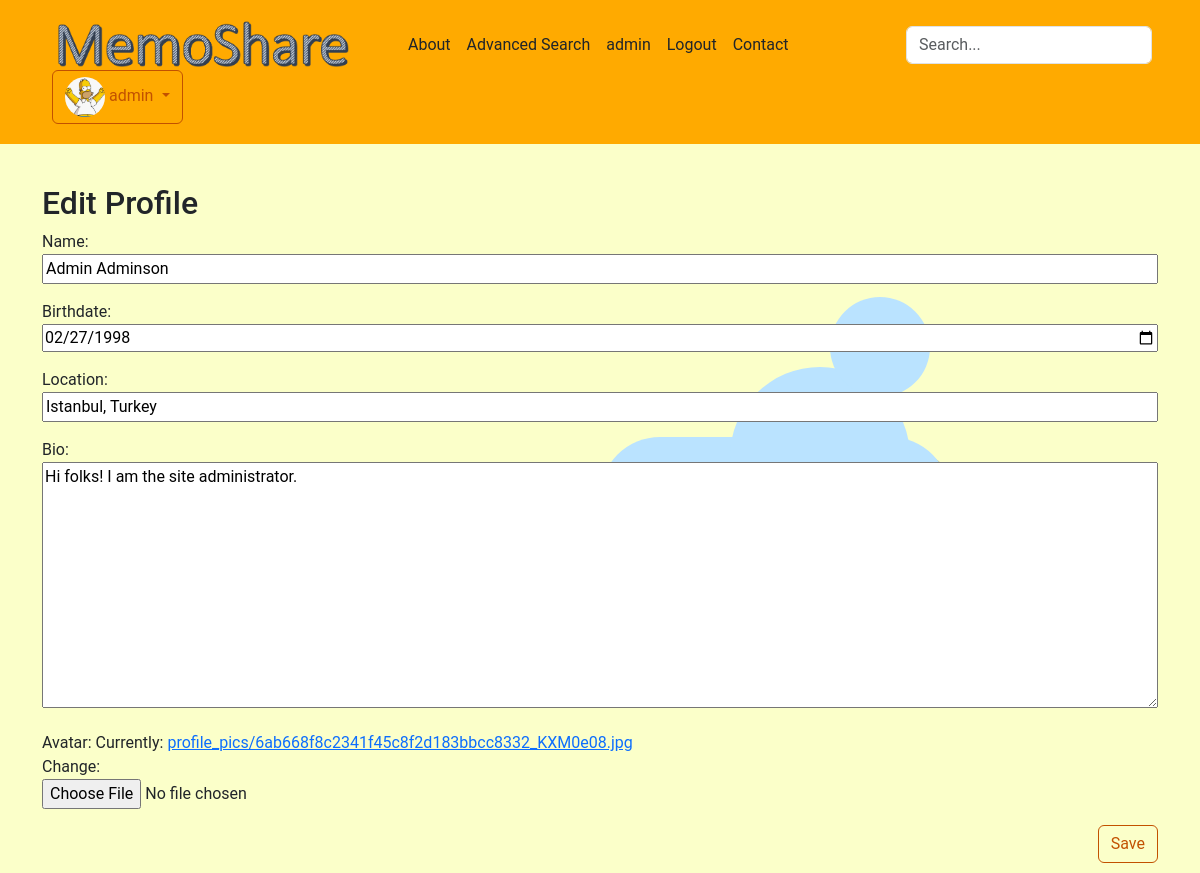
Screenshot of /profile/edit (signed in) with the database file from the repository.
### blog/models.py (models this page shows, shortened)
class Profile(models.Model):
    user = models.OneToOneField(User, on_delete=models.CASCADE)
    name = models.CharField(max_length=155, null=True, blank=True)
    bio = models.TextField(max_length=1000, blank=True)
    location = models.CharField(max_length=100, blank=True, null=True)
    birthdate = models.DateField(null=True, blank=True)
    follows = models.ManyToManyField("self", blank=True, symmetrical=False, related_name="followers")
    avatar = models.ImageField(default='profile_pics/default.png',  upload_to='profile_pics/')

### blog/views.py (the view)
# urls.py: path('profile/edit', views.user_profile_edit, name='user_profile_edit'),
@login_required
def user_profile_edit(request):
    user = request.user
    profile = Profile.objects.get(user=user)
    if request.method == "POST":
        form = ProfileForm(request.POST, request.FILES, instance=profile)
        if form.is_valid():
            profile = form.save(commit=False)
            profile.save()
            form.save_m2m()
            return redirect('user_profile')
    else:
        form = ProfileForm(instance=profile)
    return render(request, 'blog/user_profile_edit.html', {'form': form})

### blog/forms.py
class ProfileForm(forms.ModelForm):
    class Meta:
        model = Profile
        fields = ["name", "birthdate", "location", "bio", "avatar"]
        widgets = {
            'birthdate': DateInput(),
        }

### blog/templates/blog/user_profile_edit.html (shortened to what this page needs)
{% extends 'blog/base.html' %}
{% block content %}
    <h2>Edit Profile</h2>
    <form method="POST" class="post-form" enctype="multipart/form-data">
        {{ form.as_p }}
        <button type="submit" class="save btn btn-secondary">Save</button>
    </form><br><br>
{% endblock %}

### blog/templates/blog/base.html (shortened to what this page needs)
{% load static %}
{% load easy_maps_tags %}
<!DOCTYPE html>
<html>
    <head>
        <link href="https://cdn.jsdelivr.net/npm/bootstrap@5.3.0-alpha3/dist/css/bootstrap.min.css" rel="stylesheet">
        <link rel="stylesheet" href="{% static 'css/blog.css' %}">
        <link rel="stylesheet" href="https://unpkg.com/leaflet@1.7.1/dist/leaflet.css"/>
        <link href="{% static "css/headers.css" %}" rel="stylesheet">
    </head>
    <body>
        <link rel="stylesheet" href="{% static 'css/body.css' %}">
        <header class="page-header">
            <div class="container">
                <div class="d-flex flex-wrap align-items-center justify-content-center justify-content-lg-start">
                  <a href="/"><img src="{% static "MemoShareLogo2.png" %}" width="300" height="50"></a>
                  <a href="/" class="d-flex align-items-center mb-2 mb-lg-0 text-dark text-decoration-none">
                    <svg class="bi me-2" width="40" height="32" role="img" aria-label="Bootstrap"><use xlink:href="#bootstrap"/></svg>
                  </a>
                  <ul class="nav col-12 col-lg-auto me-lg-auto mb-2 align-items-center mb-md-0">
                    <li><a href="/about" class="nav-link px-2 link-dark">About</a></li>
                    <li><a href="/search" class="nav-link px-2 link-dark">Advanced Search</a></li>
                    {% if user.is_authenticated %}
                      <li><a href="/user/{{ user.username }}" class="nav-link px-2 link-dark">{{ user.username }}</a></li>
                      <li><a href="/logout" class="nav-link px-2 link-dark">Logout</a></li>
                    {% else %}
                      <li><a href="/login" class="nav-link px-2 link-dark">Login</a></li>
                      <li><a href="/register" class="nav-link px-2 link-dark">Register</a></li>
                    {% endif %}
                      <li><a href="/contact" class="nav-link px-2 link-dark">Contact</a></li>
                  </ul>
                  <form class="col-12 col-lg-auto mb-3 mb-lg-0 me-lg-3" action="/search" method="get">
                    <input type="search" class="form-control"  name="query" value="{{ query }}" placeholder="Search...">
                  </form>
                  {% if user.is_authenticated %}
                    <div class="dropdown">
                      <button class="btn btn-secondary dropdown-toggle" type="button" id="dropdownMenuButton" data-bs-toggle="dropdown" aria-haspopup="true" aria-expanded="false">
                        <img src="{{ user.profile.avatar.url }}" alt="mdo" width="40" height="40" class="rounded-circle">  {{ user.username }}
                      </button>
                    </div>
                  {% endif %}
                </div>
              </div>
        </header>
        <main class="container">
            <div class="row">
                <div class="col">
                {% block content %}
                {% endblock %}
                </div>
            </div>
        </main>
    </body>
</html>

### blog/static/css/blog.css (style rules this page uses)
.page-header { background-color: #ffaa00; margin-top: 0; margin-bottom: 40px; padding: 20px 20px 20px 40px; }
h1, h2, h3, h4 { font-family: 'Roboto'; }
.save { float: right; }
.post-form textarea, .post-form input { width: 100%; }
.btn-secondary, .btn-secondary:visited { color: #C25100; background: none; border-color: #C25100; }

### blog/static/css/headers.css (style rules this page uses)
.bi { vertical-align: -.125em; fill: currentColor; }
.dropdown-toggle { outline: 0; }

### blog/static/css/body.css (style rules this page uses)
body { background-color: rgb(251, 255, 201); font-family: "Roboto"; }

### rows the page displays
Profile: name "Admin Adminson", birthdate "02/27/1998", location "Istanbul, Turkey", bio "Hi folks! I am the site administrator."

### other values shown
{{ user.username }} "admin"
